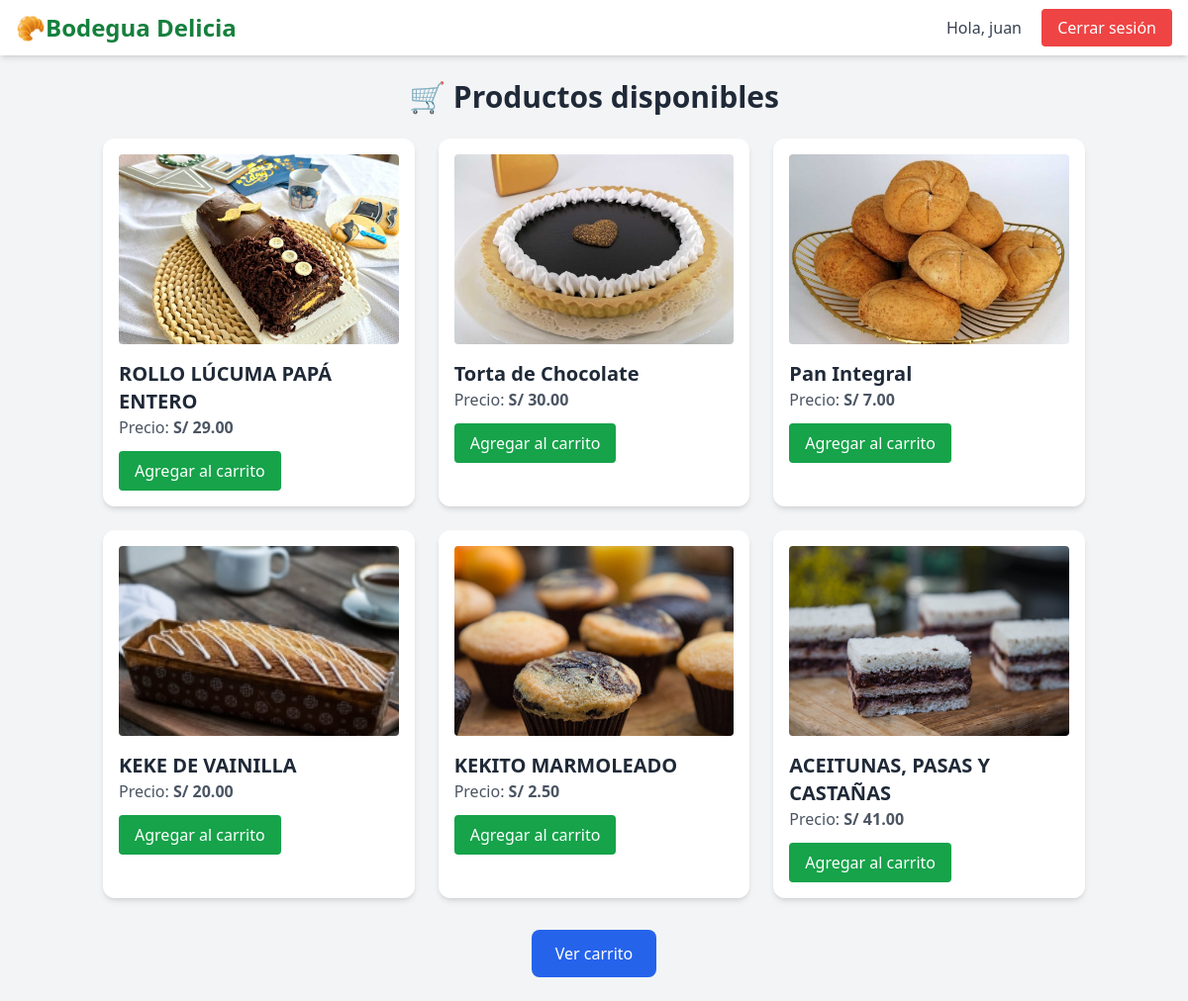
Screenshot of / (signed in) with the database file from the repository.
### tienda/models.py (models this page shows, shortened)
class Producto(models.Model):
    nombre = models.CharField(max_length=100)
    precio = models.DecimalField(max_digits=7, decimal_places=2)
    stock = models.PositiveIntegerField()
    imagen = models.ImageField(upload_to='productos/', null=True, blank=True)

### tienda/views.py (the view)
# urls.py: path('', views.listar_productos, name='listar_productos'),
def listar_productos(request):
    productos = Producto.objects.all()
    return render(request, 'productos.html', {'productos': productos})

### templates/productos.html (shortened to what this page needs)
<!DOCTYPE html>
<html lang="es">
<head>
    <script src="https://cdn.tailwindcss.com"></script>
</head>
<body class="bg-gray-100 text-gray-800 font-sans">
    <nav class="bg-white shadow-md px-4 py-3 flex justify-between items-center">
        <h1 class="text-2xl font-bold text-green-700">🥐Bodegua Delicia</h1>
        <div class="space-x-4">
            {% if user.is_authenticated %}
                <span class="text-gray-700">Hola, {{ user.username }}</span>
                <a href="{% url 'logout' %}" class="bg-red-500 text-white px-4 py-2 rounded hover:bg-red-600">Cerrar sesión</a>
            {% else %}
                <a href="{% url 'login' %}" class="bg-blue-500 text-white px-4 py-2 rounded hover:bg-blue-600">Iniciar sesión</a>
                <a href="{% url 'registro' %}" class="bg-green-500 text-white px-4 py-2 rounded hover:bg-green-600">Registrarse</a>
            {% endif %}
        </div>
    </nav>
    <div class="container mx-auto px-4 py-6">
        <h2 class="text-3xl font-bold mb-6 text-center">🛒 Productos disponibles</h2>
        <ul class="grid grid-cols-1 md:grid-cols-2 lg:grid-cols-3 gap-6">
    {% for producto in productos %}
    <li class="bg-white shadow-md rounded-xl p-4">
        {% if producto.imagen %}
        <img src="{{ producto.imagen.url }}" alt="{{ producto.nombre }}" class="w-full h-48 object-cover rounded mb-4">
        {% else %}
        <div class="w-full h-48 bg-gray-200 flex items-center justify-center rounded mb-4">
            <span class="text-gray-500">Sin imagen</span>
        </div>
        {% endif %}
        <h3 class="text-xl font-semibold">{{ producto.nombre }}</h3>
        <p class="text-gray-600 mb-3">Precio: <strong>S/ {{ producto.precio }}</strong></p>
        <a href="{% url 'agregar_al_carrito' producto.id %}" class="inline-block bg-green-600 text-white px-4 py-2 rounded hover:bg-green-700 transition">
            Agregar al carrito
        </a>
    </li>
    {% endfor %}
</ul>
        <div class="mt-8 text-center">
            <a href="{% url 'resumen' %}" class="inline-block bg-blue-600 text-white px-6 py-3 rounded-lg hover:bg-blue-700 transition">
                Ver carrito
            </a>
        </div>
    </div>
</body>
</html>

### rows the page displays
Producto: imagen (picture), nombre "ROLLO LÚCUMA PAPÁ ENTERO", precio "29.00"
Producto: imagen (picture), nombre "Torta de Chocolate", precio "30.00"
Producto: imagen (picture), nombre "Pan Integral", precio "7.00"
Producto: imagen (picture), nombre "KEKE DE VAINILLA", precio "20.00"
Producto: imagen (picture), nombre "KEKITO MARMOLEADO", precio "2.50"
Producto: imagen (picture), nombre "ACEITUNAS, PASAS Y CASTAÑAS", precio "41.00"

### other values shown
{{ user.username }} "juan"
